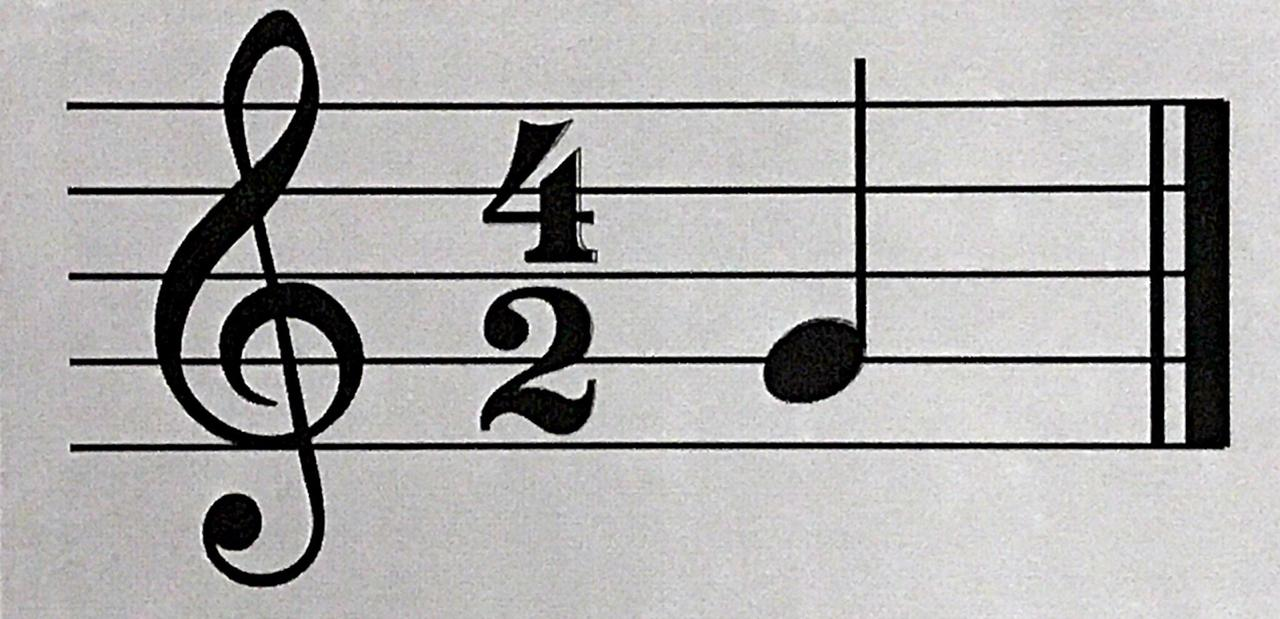
#> input picture 11.jpeg, 1280 x 619 px
$ python -i preprocessing.py   (imports and definitions only)
#> lines starting #> are read from the running program, lines starting #| are printed output that depends on the picture
from collections import Counter
import numpy as np
import cv2 as cv
from PIL import Image as ii
from skimage.measure import find_contours


# [125 lines left out: functions horizontalProjection, getLines, findBarLineWidth, findSpacesSize, removeBarLines, eraseLine and 1 more, not called in this run]


def divide(img):
        kernel = np.array([
            [0, 0, 0],
            [1, 1, 1],
            [0, 0, 0]
        ], np.uint8)
        kernel2 = np.array([
            [0, 1, 0],
            [0, 1, 0],
            [0, 1, 0]
        ], np.uint8)
        # ---------------------------dilates the image to get the staff lines only-------------------------------------------------------------
        # retval, img_binary = cv.threshold(img, 215, 255, type=cv.THRESH_BINARY)
        dilation = cv.dilate(img, kernel, iterations=50)
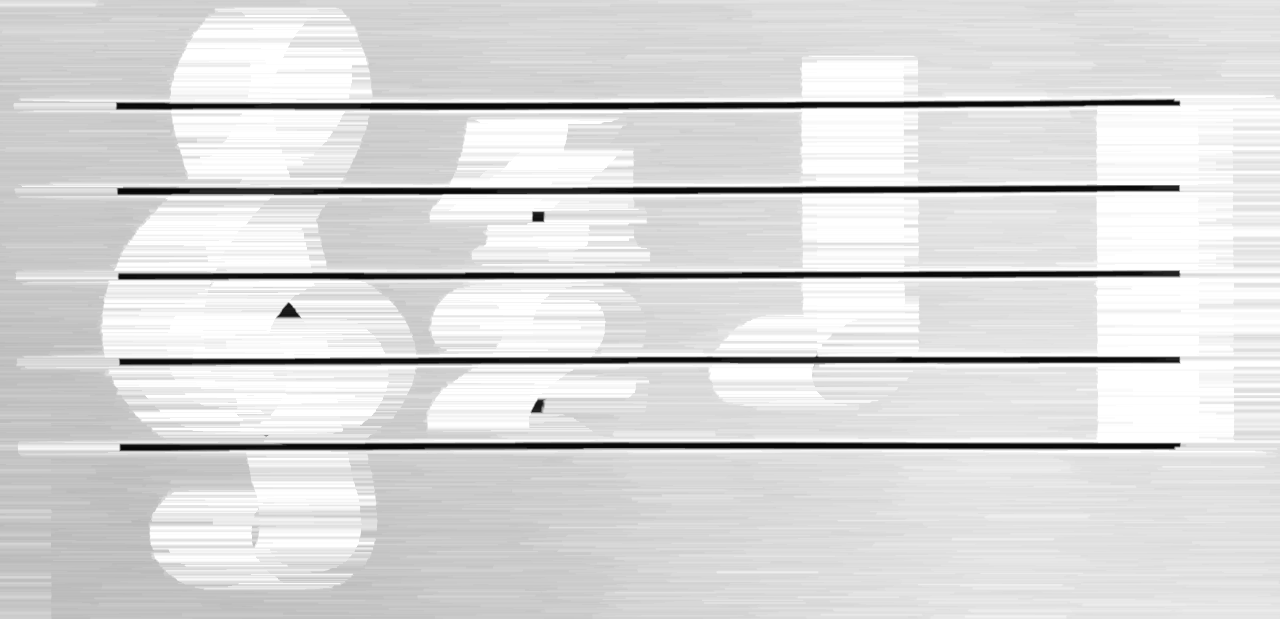
#> dilation: shape (619, 1280); min 4, max 255, mean 217.4
        Img_h, Img_w = img.shape
#> Img_h = 619; Img_w = 1280
        # ---------------------------finds the contours that surround the lines ------------------------------------------------------------
        rect = cv.getStructuringElement(cv.MORPH_RECT, (60, 50))  # the structure element
        contours = find_contours(dilation, 0.8)
#> contours = []
        results = []
        width_array = []
        height_array = []
        for c in contours:
            ll, ur = np.min(c, 0), np.max(c, 0)  # getting the two points
            wh = ur - ll  # getting the width and the height
            (x, y, w, h) = ll[0], ll[1], wh[1], wh[0]
            results.append((x, y, w, h))
            width_array.append(w)
            height_array.append(h)
#> this loop made 0 passes
#> after the loop, height_array = []; results = []; width_array = []
#> (the run stopped early here; a loop or call above may not have finished)

$ run again, on 12.jpeg
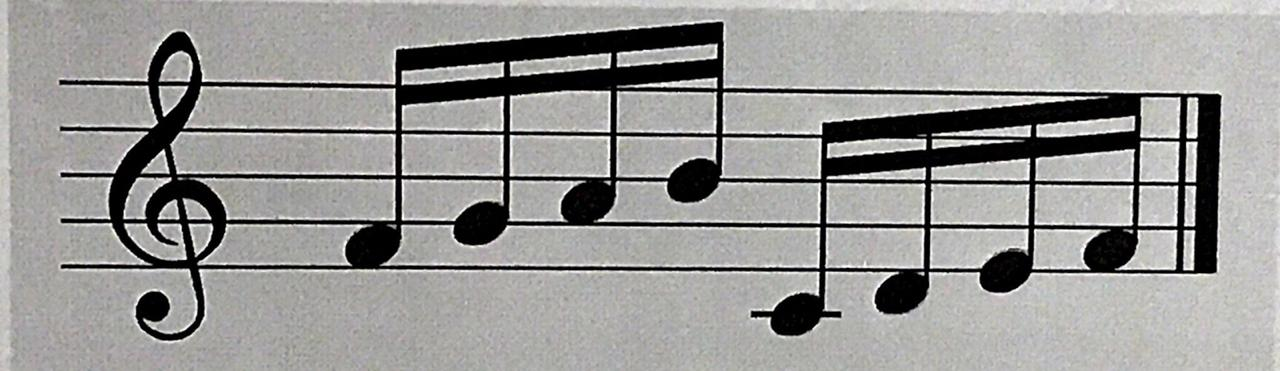
#> input picture 12.jpeg, 1280 x 371 px
#> in divide, `dilation = cv.dilate(img, kernel, iterations=50)`:
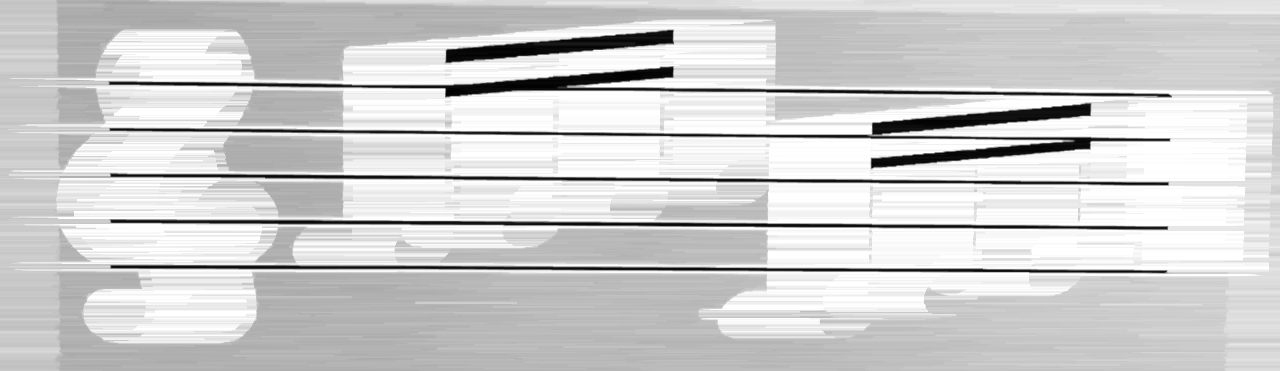
#> dilation: shape (371, 1280); min 1, max 255, mean 206.7
#> contours = []

$ run again, on 13.jpeg
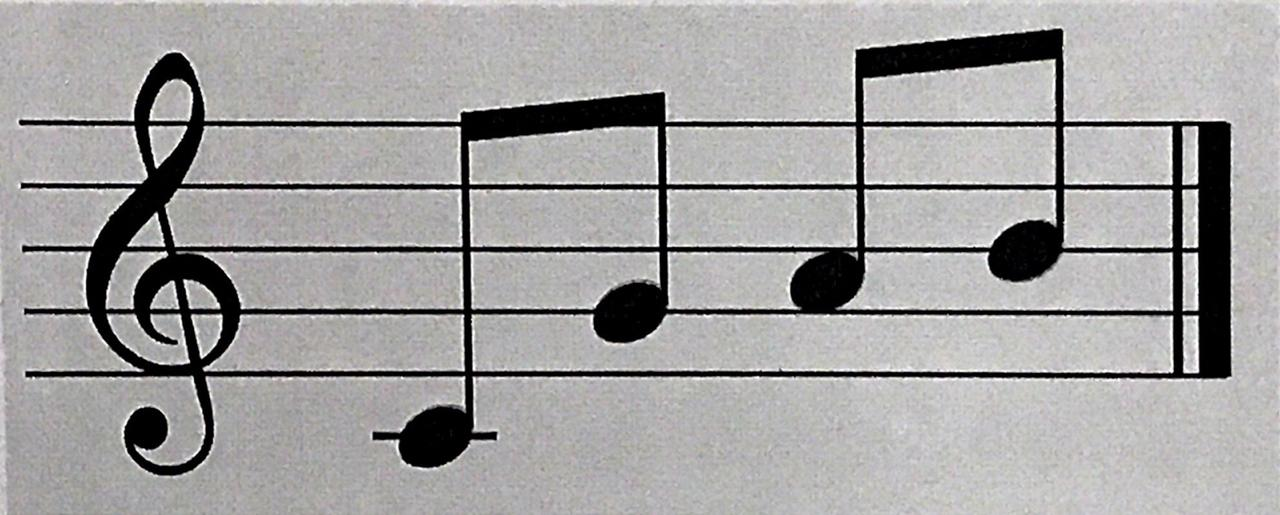
#> input picture 13.jpeg, 1280 x 515 px
#> in divide, `dilation = cv.dilate(img, kernel, iterations=50)`:
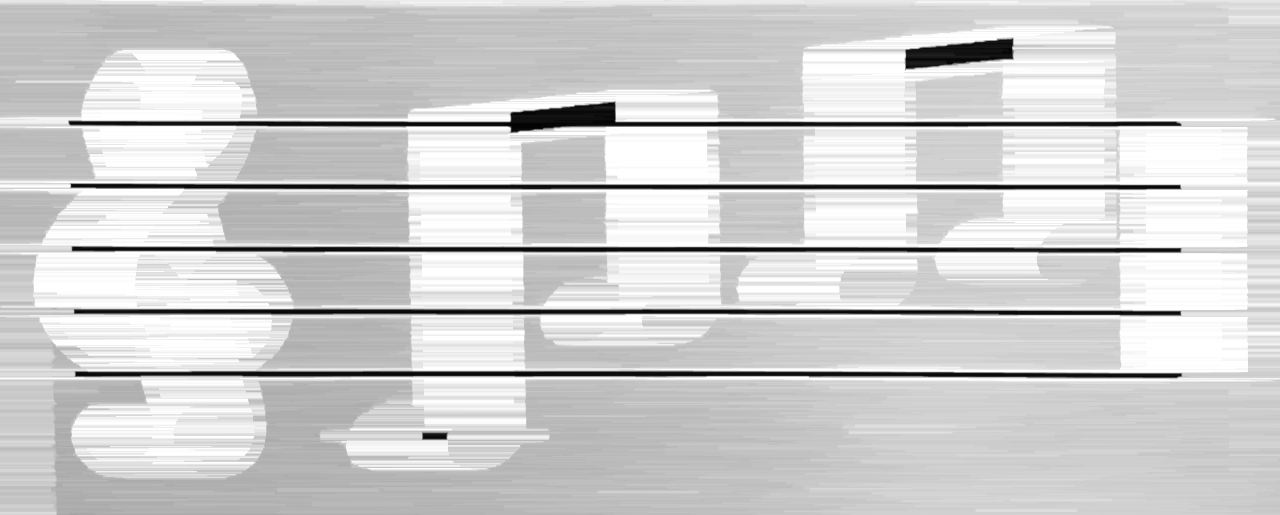
#> dilation: shape (515, 1280); min 3, max 255, mean 207
#> contours = []

$ run again, on 14.jpeg
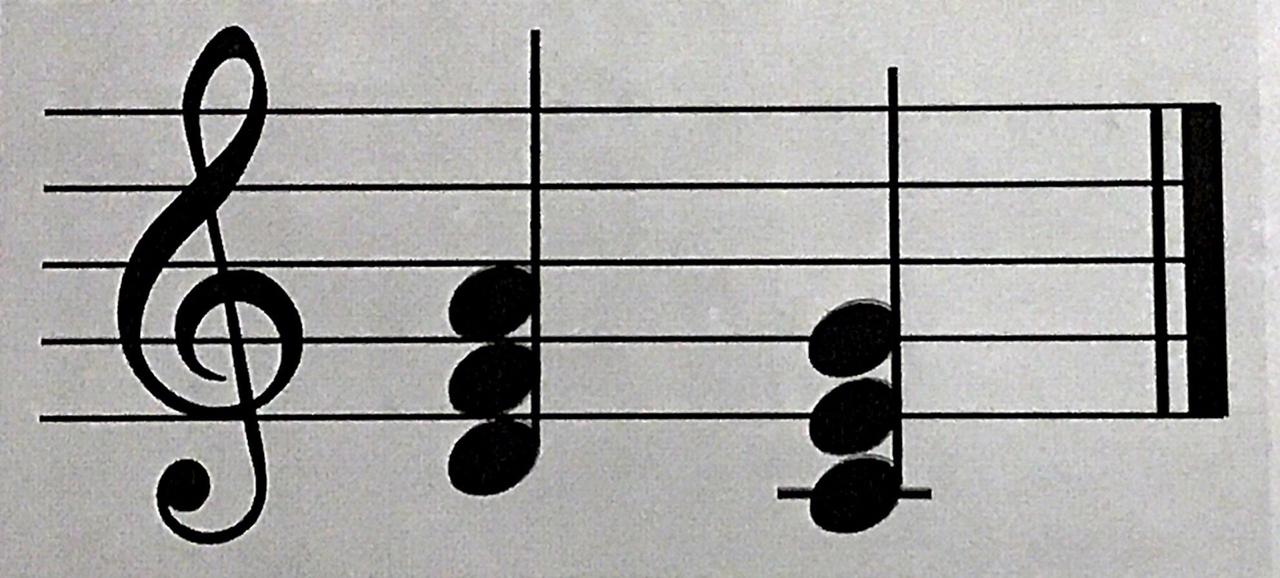
#> input picture 14.jpeg, 1280 x 578 px
#> in divide, `dilation = cv.dilate(img, kernel, iterations=50)`:
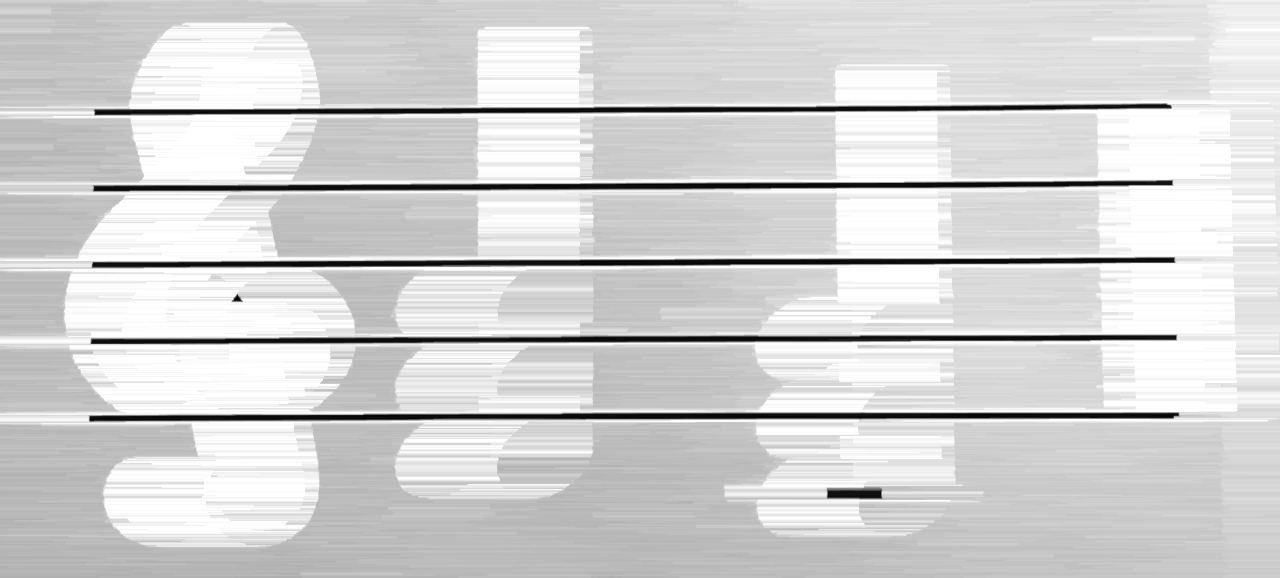
#> dilation: shape (578, 1280); min 4, max 255, mean 211.2
#> contours = []
